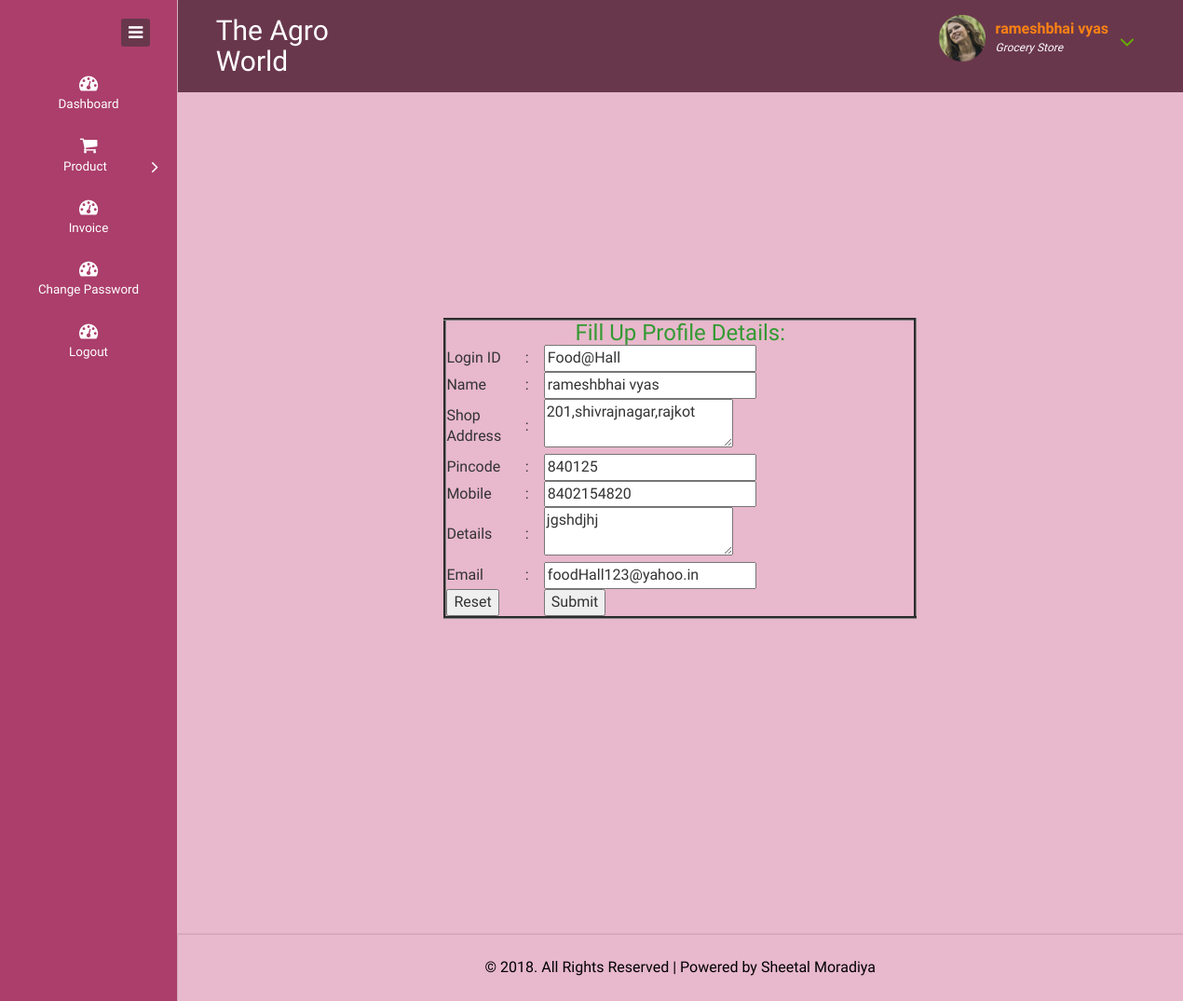
Page /Website/grocery_store/profile.php (signed in) on the committed database.
### tables this page shows
CREATE TABLE IF NOT EXISTS `tbl_grocerystore` (
  `g_id` int(11) NOT NULL AUTO_INCREMENT,
  `g_login` varchar(20) NOT NULL,
  `password` varchar(15) NOT NULL,
  `gname` varchar(15) NOT NULL,
  `gaddress` varchar(255) NOT NULL,
  `pincode` int(6) NOT NULL,
  `mobile` varchar(14) NOT NULL,
  `details` varchar(50) NOT NULL,
  `email` varchar(35) NOT NULL,
  `flag` int(1) NOT NULL,
  PRIMARY KEY (`g_id`)
);

### Website/grocery_store/profile.php (the view, shortened to what this page needs)
<?php
$ii=$_SESSION['abc'];
$qq=mysql_query("select * from  tbl_grocerystore where g_id=$ii")or die ("QF");
$dataa=mysql_fetch_array($qq);
?>
<!DOCTYPE HTML>
<html>
<head>
<link href="css/bootstrap.css" rel="stylesheet" type="text/css" media="all">
<link href="css/style.css" rel="stylesheet" type="text/css" media="all"/>
<link href="css/font-awesome.css" rel="stylesheet">
</head>
<body>
<div class="page-container">
   <div class="left-content">
	   <div class="mother-grid-inner">
				<div class="header-main">
					<div class="header-left">
							<?php include("logo.php") ?>
							<div class="clearfix"> </div>
						 </div>
						 <div class="header-right">
							<?php include("top_menu.php");?>
							<div class="clearfix"> </div>
						</div>
				     <div class="clearfix"> </div>
				</div>
<div class="inner-block">
<div class="climate">
<p>&nbsp;</p>
      <p>&nbsp;</p>
      <p>&nbsp;</p>
      <p>&nbsp;</p>
      <p>&nbsp;</p>
      <form action="" method="post" enctype="multipart/form-data" name="form1" id="form1">
        <table width="50%"  style="border-style:groove" align="center" bgcolor="#CC99CC">
          <tr>
            <td colspan="3"><h3 align="center" class="style1">Fill Up Profile Details: </h3></td>
          </tr>
          <tr>
            <td width="17%">Login ID </td>
            <td width="4%">:</td>
            <td width="79%"><input name="lid" type="text" id="lid" value="<?php echo $dataa['g_login'];?>" readonly=""></td>
          </tr>
          <tr>
            <td> Name </td>
            <td>:</td>
            <td><input name="nm" type="text" id="nm" value="<?php echo $dataa['gname'];?>"></td>
          </tr>
          <tr>
            <td> Shop Address </td>
            <td>:</td>
            <td><textarea name="sadd" id="sadd"><?php echo $dataa['gaddress'];?></textarea></td>
          </tr>
          <tr>
            <td> Pincode </td>
            <td>:</td>
            <td><input name="pin" type="text" id="pin" value="<?php echo $dataa['pincode'];?>"></td>
          </tr>
          <tr>
            <td> Mobile </td>
            <td>:</td>
            <td><input name="mob" type="text" id="mob" value="<?php echo $dataa['mobile'];?>"></td>
          </tr>
          <tr>
            <td> Details </td>
            <td>:</td>
            <td><textarea name="det" id="det"><?php echo $dataa['details'];?></textarea></td>
          </tr>
          <tr>
            <td>Email</td>
            <td>:</td>
            <td><input name="em" type="text" id="em" value="<?php echo $dataa['email'];?>"></td>
          </tr>
          <tr>
            <td><input type="reset" name="Submit2" value="Reset"></td>
            <td>&nbsp;</td>
            <td><input type="submit" name="Submit" value="Submit"></td>
          </tr>
        </table>
      </form>
      <p>&nbsp;</p>
      <p>&nbsp;</p>
      <p>&nbsp;</p>
      <p>&nbsp;</p>
      <p>&nbsp;</p>
      <p>&nbsp;</p>
      <p>&nbsp;</p>
      <p>&nbsp;</p>
      <p>&nbsp;</p>
      <p>&nbsp;</p>
      <p>&nbsp;</p>
      <p>&nbsp; </p>
  <div class="col-md-4 climate-grids">
  </div>
  <div class="clearfix"> </div>
</div>
</div>
<?php include("copyrights.php") ?>
</div>
</div>
    <div class="sidebar-menu">
		  	<div class="logo"> <a href="#" class="sidebar-icon"> <span class="fa fa-bars"></span> </a>  </div>
		    <?php include("menu.php");?>
	 </div>
</div>
</body>
</html>

### Website/grocery_store/top_menu.php (shortened to what this page needs)
<?php
	$i=$_SESSION['abc'];
	$q=mysql_query("select * from tbl_grocerystore where g_id=$i") or die("display Fail");
	$data=mysql_fetch_array($q);
?>
<div class="profile_details">
								<ul>
									<li class="dropdown profile_details_drop">
										<a href="#" class="dropdown-toggle" data-toggle="dropdown" aria-expanded="false">
											<div class="profile_img">
												<span class="prfil-img"><img src="images/p1.png" alt=""> </span>
												<div class="user-name">
													<p><?php echo $data['gname'];?></p>
													<span><font color="#FFFFFF">Grocery Store</font></span>
												</div>
												<i class="fa fa-angle-down lnr"></i>
												<div class="clearfix"></div>
											</div>
										</a>
									</li>
								</ul>
							</div>

### rows in the picture
tbl_grocerystore: gname "rameshbhai vyas", lid "Food@Hall", nm "rameshbhai vyas", sadd "201,shivrajnagar,rajkot", pin "840125", mob "8402154820", det "jgshdjhj", em "foodHall123@yahoo.in"
